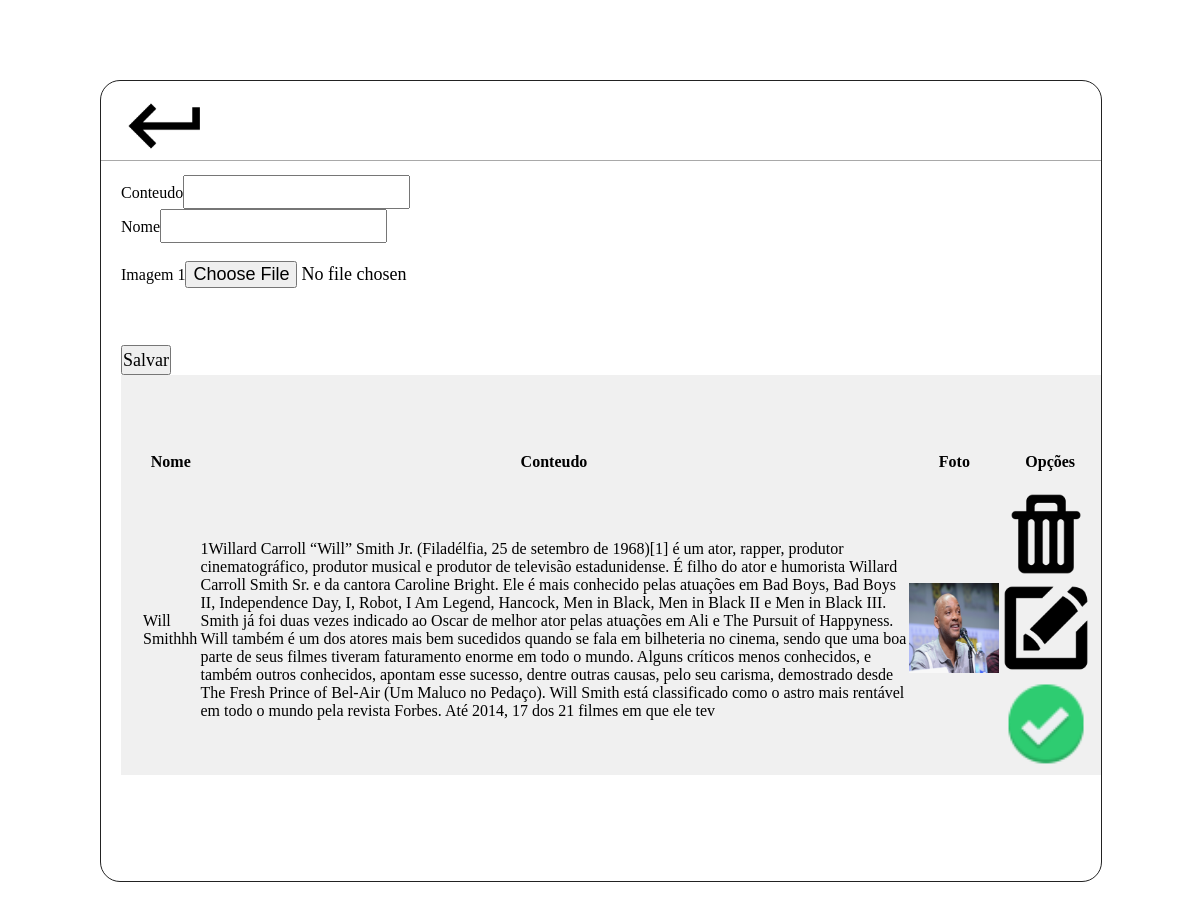
Screenshot of /diretorio_pastas/cms/gerenciar_ator_destaque.php (signed in) with the database file from the repository.
### tables this page shows
CREATE TABLE `tbl_ator` (
  `id` int(11) NOT NULL AUTO_INCREMENT,
  `nome_ator` varchar(45) NOT NULL,
  `detalhes` text NOT NULL,
  `imagem` varchar(45) NOT NULL,
  `destaque` tinyint(1) NOT NULL DEFAULT '0',
  PRIMARY KEY (`id`)
);

### diretorio_pastas/cms/gerenciar_ator_destaque.php (the view, shortened to what this page needs)
<?php
$conexao = conexaoMysql();
$botao = "Salvar";
$conteudo = "";
$nome = "";
?>
<!DOCTYPE html>
<html lang="pt-br">
    <head>
        <link rel="stylesheet" type="text/css" href="css/style.css">
    </head>
    <body>
        <div id="tamanho_centralizar" class="center">
            <div id="cms">
                <div id='cadastros'>
                        <a href="index.php">
                            <img alt='voltar' title='voltar' src="imagens/icones/return.png">
                        </a>
                        <form id="frmator" name="frmator" method="post" action="gerenciar_ator_destaque.php" enctype="multipart/form-data">
                    Conteudo<input type="text" name="txtconteudo" required value="<?php echo($conteudo)?>" > <br>
                    Nome<input type="text" name="txtnomeator" required  value="<?php echo($nome)?>" >       <br><br>
                    Imagem 1<input type="file"  name="flefotos" >   <br><br>
                    <?php if(isset($nomefoto)){?>
                            <div id="caixa_fotos">
                                <img src="../imagens/atores_destaque/<?php echo($nomefoto)?>">
                            </div>
                        <?php } ?> <br><br>
                    <input type="submit" value="<?php echo ($botao); ?>" id="btnSalvar" name="btnSalvar">
                </form>
                    <div class='crud'>
                        <div id='scroll_tabela'>
                        <table id='padronizacao_crud'>
                            <tr>
                                <th>Nome</th>
                                <th>Conteudo</th>
                                <th>Foto</th>
                                <th>Opções</th>
                            </tr>
                            <?php
                                $sql="select * from tbl_ator";
                                $select = mysqli_query($conexao, $sql);
                                while($rs = mysqli_fetch_array($select))
                            {
                                if($rs['destaque']== 0)
                                {
                                    $icone = "check1.png";
                                }else
                                {
                                    $icone = "check.png";
                                }
                            ?>
                            <tr>
                                <td>
                                    <?php echo($rs["nome_ator"]);?>
                                </td>
                                <td>
                                    <?php echo($rs["detalhes"]);?>
                                </td>
                                <td>
                                    <img src="../imagens/atores_destaque/<?php
                                    echo($rs["imagem"]);?>">
                                </td>
                                <td>
                                    <a href="gerenciar_ator_destaque.php?modo=excluir&id=<?php echo($rs['id'])?>&foto=<?php echo($rs['imagem'])?>"  onclick="return confirm('Deseja realmente excluir');"><img alt="excluir" src='imagens/icones/deletar.png'></a>
                                    <a href="gerenciar_ator_destaque.php?modo=editar&id=<?php echo($rs['id'])?>"><img src="imagens/icones/edit.png" alt="editar"></a>
                                    <a href="gerenciar_ator_destaque.php?status=<?php echo ($rs['destaque']); ?>&codigo=<?php echo($rs['id'])?>">
                                        <img src="../imagens/icones/<?php echo($icone) ?>">
                                    </a>
                                </td>
                            </tr>
                            <?php
                                }
                            ?>
                    </table>
                </div>
                    </div>
               </div>
            </div>
        </div>
    </body>
</html>

### diretorio_pastas/cms/css/style.css (style rules this page uses)
* { margin: 0px; padding: 0px; font-family: verdana; }
body { width: 100%; height: 100%; }
#tamanho_centralizar { width: 1000px; }
.center { margin-left: auto; margin-right: auto; }
#cms { width: 1000px; height: 800px; border-radius: 20px 20px 20px 20px; border: 1px solid #222; margin-top: 80px; background-color: #fff; float: left; z-index: 1; }
#cadastros { width: 100%; height: 80px; padding-left: 20px; box-sizing: border-box; border-bottom: solid 1px darkgrey; }
#cadastros img { width: 90px; height: 90px; }
#cadastros tr { width: 100%; height: 50px; }
#cadastros table { margin-top: 60px; margin-left: 20px; }
#cadastros span, input, select { font-size: 18px; height: 30px }
#scroll_tabela { width: 980px; height: 400px; background-color: #f0f0f0; overflow: scroll; }

### rows the page displays
tbl_ator: nome_ator "Will Smithhh", detalhes "1Willard Carroll “Will” Smith Jr. (Filadélfia, 25 de setembro de 1968)[1] é um ator, rapper, produtor cinematográfico, produtor musical e produtor de televisão estadunidense. É filho do ator e humorista Willard Carroll Smith Sr. e da cantora Caroline Bright. Ele é mais conhecido pelas atuações em Bad Boys, Bad Boys II, Independence Day, I, Robot, I Am Legend, Hancock, Men in Black, Men in Black II e Men in Black III. Smith já foi duas vezes indicado ao Oscar de melhor ator pelas atuações em Ali e The Pursuit of Happyness. Will também é um dos atores mais bem sucedidos quando se fala em bilheteria no cinema, sendo que uma boa parte de seus filmes tiveram faturamento enorme em todo o mundo.…", imagem (picture)
